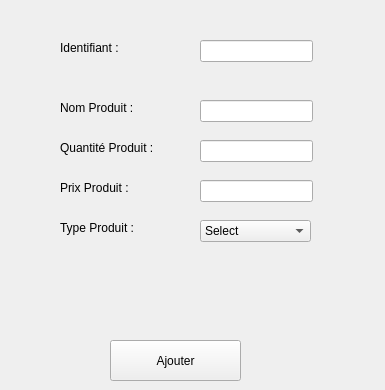
      <widget class="QWidget" name="tab_3">
       <attribute name="title">
        <string>Ajouter Produit</string>
       </attribute>
       <widget class="QLabel" name="label">
        <property name="geometry">
         <rect>
          <x>60</x>
          <y>40</y>
          <width>71</width>
          <height>16</height>
         </rect>
        </property>
        <property name="text">
         <string>Identifiant :</string>
        </property>
       </widget>
       <widget class="QLabel" name="label_2">
        <property name="geometry">
         <rect>
          <x>60</x>
          <y>100</y>
          <width>81</width>
          <height>16</height>
         </rect>
        </property>
        <property name="text">
         <string>Nom Produit :</string>
        </property>
       </widget>
       <widget class="QLabel" name="label_3">
        <property name="geometry">
         <rect>
          <x>60</x>
          <y>140</y>
          <width>101</width>
          <height>16</height>
         </rect>
        </property>
        <property name="text">
         <string>Quantité Produit :</string>
        </property>
       </widget>
       <widget class="QLabel" name="label_4">
        <property name="geometry">
         <rect>
          <x>60</x>
          <y>180</y>
          <width>81</width>
          <height>16</height>
         </rect>
        </property>
        <property name="text">
         <string>Prix Produit :</string>
        </property>
       </widget>
       <widget class="QLabel" name="label_5">
        <property name="geometry">
         <rect>
          <x>60</x>
          <y>220</y>
          <width>81</width>
          <height>16</height>
         </rect>
        </property>
        <property name="text">
         <string>Type Produit :</string>
        </property>
       </widget>
       <widget class="QLineEdit" name="identifiant_P">
        <property name="geometry">
         <rect>
          <x>200</x>
          <y>40</y>
          <width>113</width>
          <height>22</height>
         </rect>
        </property>
       </widget>
       <widget class="QLineEdit" name="nom_P">
        <property name="geometry">
         <rect>
          <x>200</x>
          <y>100</y>
          <width>113</width>
          <height>22</height>
         </rect>
        </property>
       </widget>
       <widget class="QLineEdit" name="quantite_P">
        <property name="geometry">
         <rect>
          <x>200</x>
          <y>140</y>
          <width>113</width>
          <height>22</height>
         </rect>
        </property>
       </widget>
       <widget class="QLineEdit" name="prix_P">
        <property name="geometry">
         <rect>
          <x>200</x>
          <y>180</y>
          <width>113</width>
          <height>22</height>
         </rect>
        </property>
       </widget>
       <widget class="QPushButton" name="ajouter_produit">
        <property name="geometry">
         <rect>
          <x>110</x>
          <y>340</y>
          <width>131</width>
          <height>41</height>
         </rect>
        </property>
        <property name="styleSheet">
         <string notr="true"/>
        </property>
        <property name="text">
         <string>Ajouter</string>
        </property>
       </widget>
       <widget class="QComboBox" name="type_P">
        <property name="geometry">
         <rect>
          <x>200</x>
          <y>220</y>
          <width>111</width>
          <height>22</height>
         </rect>
        </property>
        <item>
         <property name="text">
          <string>Select</string>
         </property>
        </item>
        <item>
         <property name="text">
          <string>gateau</string>
         </property>
        </item>
        <item>
         <property name="text">
          <string>patee</string>
         </property>
        </item>
        <item>
         <property name="text">
          <string>salee</string>
         </property>
        </item>
        <item>
         <property name="text">
          <string/>
         </property>
        </item>
       </widget>
       <widget class="QLabel" name="msg_P">
        <property name="geometry">
         <rect>
          <x>85</x>
          <y>70</y>
          <width>291</width>
          <height>20</height>
         </rect>
        </property>
        <property name="text">
         <string/>
        </property>
       </widget>
      </widget>
